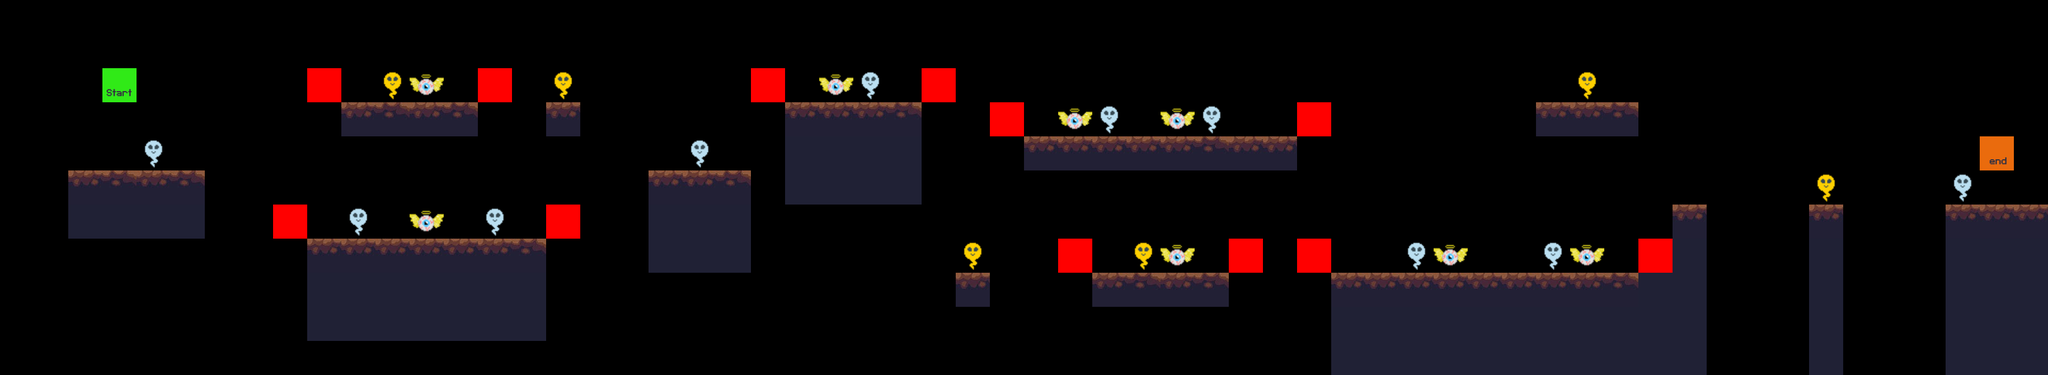

Below is a game level as drawn by its tile map, then a one-line description and the .tmx file that defines it, in full:
An orthogonal 60x11 tile map with 64x64 px tiles, 5 tile layers (terrain, enemies, constraints, souls, ...), 4 tilesets.

<map version="1.10" tiledversion="1.10.2" orientation="orthogonal" renderorder="right-down" width="60" height="11" tilewidth="64" tileheight="64" infinite="0" nextlayerid="6" nextobjectid="1">
 <editorsettings>
  <export target="../2/level_2.csv" format="csv" />
 </editorsettings>
 <tileset firstgid="1" source="../tilesets/terrain_tiles.tsx" />
 <tileset firstgid="5" source="../tilesets/player_tiles.tsx" />
 <tileset firstgid="7" source="../tilesets/soul_tiles.tsx" />
 <tileset firstgid="9" source="../tilesets/enemy_tiles.tsx" />
 <layer id="1" name="terrain" width="60" height="11">
  <data encoding="csv">
0,0,0,0,0,0,0,0,0,0,0,0,0,0,0,0,0,0,0,0,0,0,0,0,0,0,0,0,0,0,0,0,0,0,0,0,0,0,0,0,0,0,0,0,0,0,0,0,0,0,0,0,0,0,0,0,0,0,0,0,
0,0,0,0,0,0,0,0,0,0,0,0,0,0,0,0,0,0,0,0,0,0,0,0,0,0,0,0,0,0,0,0,0,0,0,0,0,0,0,0,0,0,0,0,0,0,0,0,0,0,0,0,0,0,0,0,0,0,0,0,
0,0,0,0,0,0,0,0,0,0,0,0,0,0,0,0,0,0,0,0,0,0,0,0,0,0,0,0,0,0,0,0,0,0,0,0,0,0,0,0,0,0,0,0,0,0,0,0,0,0,0,0,0,0,0,0,0,0,0,0,
0,0,0,0,0,0,0,0,0,0,1,2,1,2,0,0,1,0,0,0,0,0,0,1,1,1,2,0,0,0,0,0,0,0,0,0,0,0,0,0,0,0,0,0,0,1,1,2,0,0,0,0,0,0,0,0,0,0,0,0,
0,0,0,0,0,0,0,0,0,0,0,0,0,0,0,0,0,0,0,0,0,0,0,3,3,3,4,0,0,0,1,1,1,1,1,2,1,1,0,0,0,0,0,0,0,0,0,0,0,0,0,0,0,0,0,0,0,0,0,0,
0,0,1,2,1,2,0,0,0,0,0,0,0,0,0,0,0,0,0,1,1,2,0,3,3,3,4,0,0,0,0,0,0,0,0,0,0,0,0,0,0,0,0,0,0,0,0,0,0,0,0,0,0,0,0,0,0,0,0,0,
0,0,3,4,3,4,0,0,0,0,0,0,0,0,0,0,0,0,0,3,3,4,0,0,0,0,0,0,0,0,0,0,0,0,0,0,0,0,0,0,0,0,0,0,0,0,0,0,0,1,0,0,0,1,0,0,0,1,1,1,
0,0,0,0,0,0,0,0,0,1,1,1,1,1,1,2,0,0,0,3,3,4,0,0,0,0,0,0,0,0,0,0,0,0,0,0,0,0,0,0,0,0,0,0,0,0,0,0,1,4,0,0,0,4,0,0,0,4,4,4,
0,0,0,0,0,0,0,0,0,3,3,3,3,3,3,4,0,0,0,0,0,0,0,0,0,0,0,0,1,0,0,0,1,2,1,2,0,0,0,1,1,1,1,1,1,1,1,2,4,4,0,0,0,4,0,0,0,4,4,4,
0,0,0,0,0,0,0,0,0,3,3,4,4,4,4,4,0,0,0,0,0,0,0,0,0,0,0,0,0,0,0,0,0,0,0,0,0,0,0,3,3,3,4,3,3,3,3,4,4,4,0,0,0,4,0,0,0,4,4,4,
0,0,0,0,0,0,0,0,0,0,0,0,0,0,0,0,0,0,0,0,0,0,0,0,0,0,0,0,0,0,0,0,0,0,0,0,0,0,0,3,3,3,4,4,4,4,4,4,4,4,0,0,0,4,0,0,0,4,4,4
</data>
 </layer>
 <layer id="2" name="enemies" width="60" height="11">
  <data encoding="csv">
0,0,0,0,0,0,0,0,0,0,0,0,0,0,0,0,0,0,0,0,0,0,0,0,0,0,0,0,0,0,0,0,0,0,0,0,0,0,0,0,0,0,0,0,0,0,0,0,0,0,0,0,0,0,0,0,0,0,0,0,
0,0,0,0,0,0,0,0,0,0,0,0,0,0,0,0,0,0,0,0,0,0,0,0,0,0,0,0,0,0,0,0,0,0,0,0,0,0,0,0,0,0,0,0,0,0,0,0,0,0,0,0,0,0,0,0,0,0,0,0,
0,0,0,0,0,0,0,0,0,0,0,0,0,0,0,0,0,0,0,0,0,0,0,0,9,0,0,0,0,0,0,0,0,0,0,0,0,0,0,0,0,0,0,0,0,0,0,0,0,0,0,0,0,0,0,0,0,0,0,0,
0,0,0,0,0,0,0,0,0,0,0,0,0,0,0,0,0,0,0,0,0,0,0,0,0,0,0,0,0,0,0,9,0,0,9,0,0,0,0,0,0,0,0,0,0,0,0,0,0,0,0,0,0,0,0,0,0,0,0,0,
0,0,0,0,0,0,0,0,0,0,0,0,0,0,0,0,0,0,0,0,0,0,0,0,0,0,0,0,0,0,0,0,0,0,0,0,0,0,0,0,0,0,0,0,0,0,0,0,0,0,0,0,0,0,0,0,0,0,0,0,
0,0,0,0,0,0,0,0,0,0,0,0,0,0,0,0,0,0,0,0,0,0,0,0,0,0,0,0,0,0,0,0,0,0,0,0,0,0,0,0,0,0,0,0,0,0,0,0,0,0,0,0,0,0,0,0,0,0,0,0,
0,0,0,0,0,0,0,0,0,0,0,0,9,0,0,0,0,0,0,0,0,0,0,0,0,0,0,0,0,0,0,0,0,0,0,0,0,0,0,0,0,0,0,0,0,0,0,0,0,0,0,0,0,0,0,0,0,0,0,0,
0,0,0,0,0,0,0,0,0,0,0,0,0,0,0,0,0,0,0,0,0,0,0,0,0,0,0,0,0,0,0,0,0,0,9,0,0,0,0,0,0,0,9,0,0,0,9,0,0,0,0,0,0,0,0,0,0,0,0,0,
0,0,0,0,0,0,0,0,0,0,0,0,0,0,0,0,0,0,0,0,0,0,0,0,0,0,0,0,0,0,0,0,0,0,0,0,0,0,0,0,0,0,0,0,0,0,0,0,0,0,0,0,0,0,0,0,0,0,0,0,
0,0,0,0,0,0,0,0,0,0,0,0,0,0,0,0,0,0,0,0,0,0,0,0,0,0,0,0,0,0,0,0,0,0,0,0,0,0,0,0,0,0,0,0,0,0,0,0,0,0,0,0,0,0,0,0,0,0,0,0,
0,0,0,0,0,0,0,0,0,0,0,0,0,0,0,0,0,0,0,0,0,0,0,0,0,0,0,0,0,0,0,0,0,0,0,0,0,0,0,0,0,0,0,0,0,0,0,0,0,0,0,0,0,0,0,0,0,0,0,0
</data>
 </layer>
 <layer id="3" name="constraints" width="60" height="11">
  <data encoding="csv">
0,0,0,0,0,0,0,0,0,0,0,0,0,0,0,0,0,0,0,0,0,0,0,0,0,0,0,0,0,0,0,0,0,0,0,0,0,0,0,0,0,0,0,0,0,0,0,0,0,0,0,0,0,0,0,0,0,0,0,0,
0,0,0,0,0,0,0,0,0,0,0,0,0,0,0,0,0,0,0,0,0,0,0,0,0,0,0,0,0,0,0,0,0,0,0,0,0,0,0,0,0,0,0,0,0,0,0,0,0,0,0,0,0,0,0,0,0,0,0,0,
0,0,0,0,0,0,0,0,0,10,0,0,9,0,10,0,0,0,0,0,0,0,10,0,0,0,0,10,0,0,0,0,0,0,0,0,0,0,0,0,0,0,0,0,0,0,0,0,0,0,0,0,0,0,0,0,0,0,0,0,
0,0,0,0,0,0,0,0,0,0,0,0,0,0,0,0,0,0,0,0,0,0,0,0,0,0,0,0,0,10,0,0,0,0,0,0,0,0,10,0,0,0,0,0,0,0,0,0,0,0,0,0,0,0,0,0,0,0,0,0,
0,0,0,0,0,0,0,0,0,0,0,0,0,0,0,0,0,0,0,0,0,0,0,0,0,0,0,0,0,0,0,0,0,0,0,0,0,0,0,0,0,0,0,0,0,0,0,0,0,0,0,0,0,0,0,0,0,0,0,0,
0,0,0,0,0,0,0,0,0,0,0,0,0,0,0,0,0,0,0,0,0,0,0,0,0,0,0,0,0,0,0,0,0,0,0,0,0,0,0,0,0,0,0,0,0,0,0,0,0,0,0,0,0,0,0,0,0,0,0,0,
0,0,0,0,0,0,0,0,10,0,0,0,0,0,0,0,10,0,0,0,0,0,0,0,0,0,0,0,0,0,0,0,0,0,0,0,0,0,0,0,0,0,0,0,0,0,0,0,0,0,0,0,0,0,0,0,0,0,0,0,
0,0,0,0,0,0,0,0,0,0,0,0,0,0,0,0,0,0,0,0,0,0,0,0,0,0,0,0,0,0,0,10,0,0,0,0,10,0,10,0,0,0,0,0,0,0,0,0,10,0,0,0,0,0,0,0,0,0,0,0,
0,0,0,0,0,0,0,0,0,0,0,0,0,0,0,0,0,0,0,0,0,0,0,0,0,0,0,0,0,0,0,0,0,0,0,0,0,0,0,0,0,0,0,0,0,0,0,0,0,0,0,0,0,0,0,0,0,0,0,0,
0,0,0,0,0,0,0,0,0,0,0,0,0,0,0,0,0,0,0,0,0,0,0,0,0,0,0,0,0,0,0,0,0,0,0,0,0,0,0,0,0,0,0,0,0,0,0,0,0,0,0,0,0,0,0,0,0,0,0,0,
0,0,0,0,0,0,0,0,0,0,0,0,0,0,0,0,0,0,0,0,0,0,0,0,0,0,0,0,0,0,0,0,0,0,0,0,0,0,0,0,0,0,0,0,0,0,0,0,0,0,0,0,0,0,0,0,0,0,0,0
</data>
 </layer>
 <layer id="4" name="souls" width="60" height="11">
  <data encoding="csv">
0,0,0,0,0,0,0,0,0,0,0,0,0,0,0,0,0,0,0,0,0,0,0,0,0,0,0,0,0,0,0,0,0,0,0,0,0,0,0,0,0,0,0,0,0,0,0,0,0,0,0,0,0,0,0,0,0,0,0,0,
0,0,0,0,0,0,0,0,0,0,0,0,0,0,0,0,0,0,0,0,0,0,0,0,0,0,0,0,0,0,0,0,0,0,0,0,0,0,0,0,0,0,0,0,0,0,0,0,0,0,0,0,0,0,0,0,0,0,0,0,
0,0,0,0,0,0,0,0,0,0,0,7,0,0,0,0,7,0,0,0,0,0,0,0,0,8,0,0,0,0,0,0,0,0,0,0,0,0,0,0,0,0,0,0,0,0,7,0,0,0,0,0,0,0,0,0,0,0,0,0,
0,0,0,0,0,0,0,0,0,0,0,0,0,0,0,0,0,0,0,0,0,0,0,0,0,0,0,0,0,0,0,0,8,0,0,8,0,0,0,0,0,0,0,0,0,0,0,0,0,0,0,0,0,0,0,0,0,0,0,0,
0,0,0,0,8,0,0,0,0,0,0,0,0,0,0,0,0,0,0,0,8,0,0,0,0,0,0,0,0,0,0,0,0,0,0,0,0,0,0,0,0,0,0,0,0,0,0,0,0,0,0,0,0,0,0,0,0,0,0,0,
0,0,0,0,0,0,0,0,0,0,0,0,0,0,0,0,0,0,0,0,0,0,0,0,0,0,0,0,0,0,0,0,0,0,0,0,0,0,0,0,0,0,0,0,0,0,0,0,0,0,0,0,0,7,0,0,0,8,0,0,
0,0,0,0,0,0,0,0,0,0,8,0,0,0,8,0,0,0,0,0,0,0,0,0,0,0,0,0,0,0,0,0,0,0,0,0,0,0,0,0,0,0,0,0,0,0,0,0,0,0,0,0,0,0,0,0,0,0,0,0,
0,0,0,0,0,0,0,0,0,0,0,0,0,0,0,0,0,0,0,0,0,0,0,0,0,0,0,0,7,0,0,0,0,7,0,0,0,0,0,0,0,8,0,0,0,8,0,0,0,0,0,0,0,0,0,0,0,0,0,0,
0,0,0,0,0,0,0,0,0,0,0,0,0,0,0,0,0,0,0,0,0,0,0,0,0,0,0,0,0,0,0,0,0,0,0,0,0,0,0,0,0,0,0,0,0,0,0,0,0,0,0,0,0,0,0,0,0,0,0,0,
0,0,0,0,0,0,0,0,0,0,0,0,0,0,0,0,0,0,0,0,0,0,0,0,0,0,0,0,0,0,0,0,0,0,0,0,0,0,0,0,0,0,0,0,0,0,0,0,0,0,0,0,0,0,0,0,0,0,0,0,
0,0,0,0,0,0,0,0,0,0,0,0,0,0,0,0,0,0,0,0,0,0,0,0,0,0,0,0,0,0,0,0,0,0,0,0,0,0,0,0,0,0,0,0,0,0,0,0,0,0,0,0,0,0,0,0,0,0,0,0
</data>
 </layer>
 <layer id="5" name="players" width="60" height="11">
  <data encoding="csv">
0,0,0,0,0,0,0,0,0,0,0,0,0,0,0,0,0,0,0,0,0,0,0,0,0,0,0,0,0,0,0,0,0,0,0,0,0,0,0,0,0,0,0,0,0,0,0,0,0,0,0,0,0,0,0,0,0,0,0,0,
0,0,0,0,0,0,0,0,0,0,0,0,0,0,0,0,0,0,0,0,0,0,0,0,0,0,0,0,0,0,0,0,0,0,0,0,0,0,0,0,0,0,0,0,0,0,0,0,0,0,0,0,0,0,0,0,0,0,0,0,
0,0,0,5,0,0,0,0,0,0,0,0,0,0,0,0,0,0,0,0,0,0,0,0,0,0,0,0,0,0,0,0,0,0,0,0,0,0,0,0,0,0,0,0,0,0,0,0,0,0,0,0,0,0,0,0,0,0,0,0,
0,0,0,0,0,0,0,0,0,0,0,0,0,0,0,0,0,0,0,0,0,0,0,0,0,0,0,0,0,0,0,0,0,0,0,0,0,0,0,0,0,0,0,0,0,0,0,0,0,0,0,0,0,0,0,0,0,0,0,0,
0,0,0,0,0,0,0,0,0,0,0,0,0,0,0,0,0,0,0,0,0,0,0,0,0,0,0,0,0,0,0,0,0,0,0,0,0,0,0,0,0,0,0,0,0,0,0,0,0,0,0,0,0,0,0,0,0,0,6,0,
0,0,0,0,0,0,0,0,0,0,0,0,0,0,0,0,0,0,0,0,0,0,0,0,0,0,0,0,0,0,0,0,0,0,0,0,0,0,0,0,0,0,0,0,0,0,0,0,0,0,0,0,0,0,0,0,0,0,0,0,
0,0,0,0,0,0,0,0,0,0,0,0,0,0,0,0,0,0,0,0,0,0,0,0,0,0,0,0,0,0,0,0,0,0,0,0,0,0,0,0,0,0,0,0,0,0,0,0,0,0,0,0,0,0,0,0,0,0,0,0,
0,0,0,0,0,0,0,0,0,0,0,0,0,0,0,0,0,0,0,0,0,0,0,0,0,0,0,0,0,0,0,0,0,0,0,0,0,0,0,0,0,0,0,0,0,0,0,0,0,0,0,0,0,0,0,0,0,0,0,0,
0,0,0,0,0,0,0,0,0,0,0,0,0,0,0,0,0,0,0,0,0,0,0,0,0,0,0,0,0,0,0,0,0,0,0,0,0,0,0,0,0,0,0,0,0,0,0,0,0,0,0,0,0,0,0,0,0,0,0,0,
0,0,0,0,0,0,0,0,0,0,0,0,0,0,0,0,0,0,0,0,0,0,0,0,0,0,0,0,0,0,0,0,0,0,0,0,0,0,0,0,0,0,0,0,0,0,0,0,0,0,0,0,0,0,0,0,0,0,0,0,
0,0,0,0,0,0,0,0,0,0,0,0,0,0,0,0,0,0,0,0,0,0,0,0,0,0,0,0,0,0,0,0,0,0,0,0,0,0,0,0,0,0,0,0,0,0,0,0,0,0,0,0,0,0,0,0,0,0,0,0
</data>
 </layer>
</map>